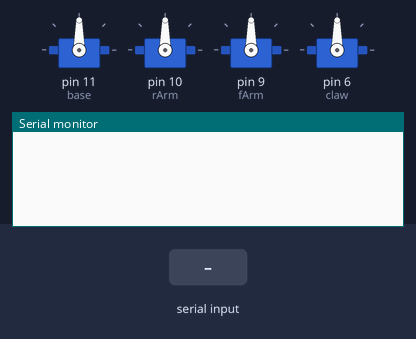
A sketch run on a simulated Arduino Uno, built with avr-gcc and run on an emulated ATmega328P. On the bench: 4 × servo, the last lines printed to the serial monitor. The test bench sets the inputs (shaded band).

Above: at 2.0 s.
2.1 s: "90 45\n" received over Serial
At 2.6 s:
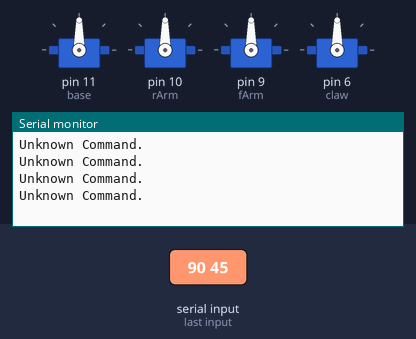
3.6 s: byte 98 ('b') received over Serial
At 4.9 s:
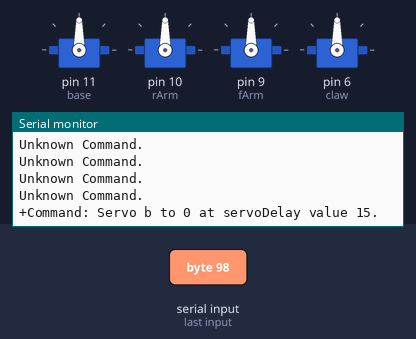
6.1 s: byte 99 ('c') received over Serial
At 7.5 s:
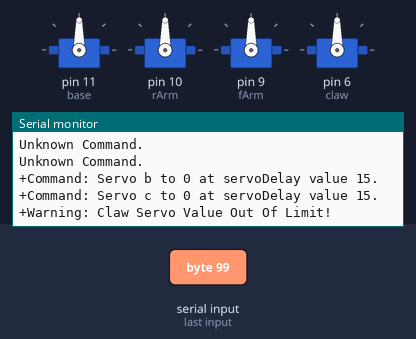
8.6 s: byte 102 ('f') received over Serial
At 10.6 s:
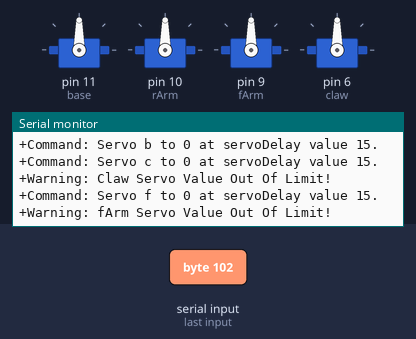
11.1 s: byte 114 ('r') received over Serial
At 12.6 s:
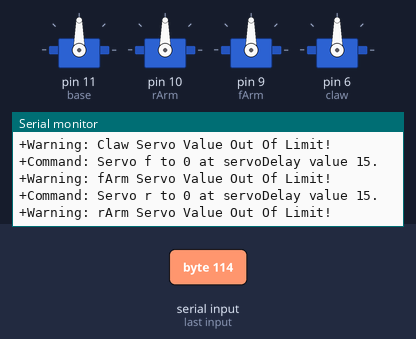
13.6 s: byte 111 ('o') received over Serial
At 14.9 s:
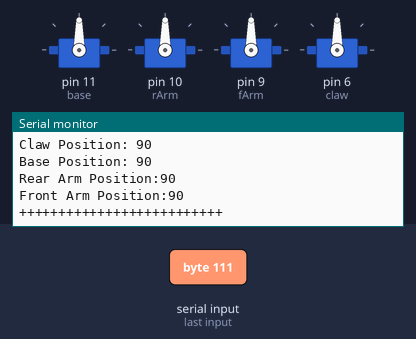

Measured:
- after the input at 2.1 s, the serial monitor: prints a new line at once (image 1)
- after the input at 3.6 s, the serial monitor: prints a new line after 1.0 s (image 2)
- after the input at 6.1 s, the serial monitor: prints a new line after 1.0 s (image 3)
- after the input at 8.6 s, the serial monitor: prints a new line after 1.0 s (image 4)
- after the input at 11.1 s, the serial monitor: prints a new line after 1.0 s (image 5)
- after the input at 13.6 s, the serial monitor: prints a new line at once (image 6)

The sketch:

MeArm.ino
```cpp
#include <Servo.h>                  //引入舵机驱动库
Servo base, fArm, rArm, claw ;      //创建4个舵机对象：底座、前大臂、后小臂、夹爪

// 各舵机角度限位常量，防止堵转
const int baseMin = 0;
const int baseMax = 180;
const int rArmMin = 45;
const int rArmMax = 180;
const int fArmMin = 35;
const int fArmMax = 120;
const int clawMin = 25;
const int clawMax = 100;

int DSD = 15; //Default Servo Delay舵机步进延时，数值越大转动越慢

// 判断是否为空白字符（空格、Tab、回车、换行），避免串口监视器自带的结束符被当作命令误报
bool isWhitespace(char c) {
  return c == ' ' || c == '\t' || c == '\r' || c == '\n';
}

void setup() {
  Serial.begin(9600); // 初始化串口波特率

  base.attach(11);    // base底座舵机接引脚11 指令代号'b'
  delay(200);          //上电防抖等待
  rArm.attach(10);    // rArm后小臂舵机接引脚10 指令代号'r'
  delay(200);
  fArm.attach(9);     // fArm前大臂舵机接引脚9 指令代号'f'
  delay(200);
  claw.attach(6);     // claw夹爪舵机接引脚6 指令代号'c'
  delay(200);

  // 上电所有舵机回归中位90°
  base.write(90);
  delay(10);
  fArm.write(90);
  delay(10);
  rArm.write(90);
  delay(10);
  claw.write(90);
  delay(10);
}

void loop() {
  if (Serial.available() > 0) {
    char serialCmd = Serial.read();
    armDataCmd(serialCmd);
  }
}

// 串口指令解析总函数
void armDataCmd(char serialCmd) {
  //指令示例：b45 底座转到45°；发送o查询所有舵机角度
  // 过滤空白字符：避免串口监视器发送的换行/回车被当作命令，从而产生 "Unknown Command" 误报
  if (isWhitespace(serialCmd)) return;

  if (serialCmd == 'b' || serialCmd == 'c' || serialCmd == 'f' || serialCmd == 'r') {
    int servoData = Serial.parseInt();
    servoCmd(serialCmd, servoData, DSD);
  } else {
    switch(serialCmd) {
      case 'o':  // 指令o：查询并打印所有舵机当前角度
        reportStatus();
        break;
      default:   // 未知指令反馈
        Serial.println("Unknown Command.");
    }
  }
}

// 舵机运动控制函数：实现限位校验+平缓分步转动
void servoCmd(char servoName, int toPos, int servoDelay) {
  Servo servo2go;
  // 打印收到的运动指令信息
  Serial.println("");
  Serial.print("+Command: Servo ");
  Serial.print(servoName);
  Serial.print(" to ");
  Serial.print(toPos);
  Serial.print(" at servoDelay value ");
  Serial.print(servoDelay);
  Serial.println(".");
  Serial.println("");

  int fromPos; // 存储舵机当前起始角度
  switch(servoName){
    case 'b':
      if(toPos >= baseMin && toPos <= baseMax){
        servo2go = base;
        fromPos = base.read();
        break;
      } else {
        Serial.println("+Warning: Base Servo Value Out Of Limit!");
        return;
      }

    case 'c':
      if(toPos >= clawMin && toPos <= clawMax){
        servo2go = claw;
        fromPos = claw.read();
        break;
      } else {
        Serial.println("+Warning: Claw Servo Value Out Of Limit!");
        return;
      }

    case 'f':
      if(toPos >= fArmMin && toPos <= fArmMax){
        servo2go = fArm;
        fromPos = fArm.read();
        break;
      } else {
        Serial.println("+Warning: fArm Servo Value Out Of Limit!");
        return;
      }

    case 'r':
      if(toPos >= rArmMin && toPos <= rArmMax){
        servo2go = rArm;
        fromPos = rArm.read();
        break;
      } else {
        Serial.println("+Warning: rArm Servo Value Out Of Limit!");
        return;
      }
  }

  // 舵机平缓分步转动
  if (fromPos <= toPos) {
    for (int i=fromPos; i<=toPos; i++) {
      servo2go.write(i);
      delay(servoDelay);
    }
  } else {
    for (int i=fromPos; i>=toPos; i--) {
      servo2go.write(i);
      delay(servoDelay);
    }
  }
}

// 打印所有舵机当前角度状态
void reportStatus() {
  Serial.println("");
  Serial.println("");
  Serial.println("+ Robot-Arm Status Report +");
  Serial.print("Claw Position: "); Serial.println(claw.read());
  Serial.print("Base Position: "); Serial.println(base.read());
  Serial.print("Rear Arm Position:"); Serial.println(rArm.read());
  Serial.print("Front Arm Position:"); Serial.println(fArm.read());
  Serial.println("++++++++++++++++++++++++++");
  Serial.println("");
}
```
